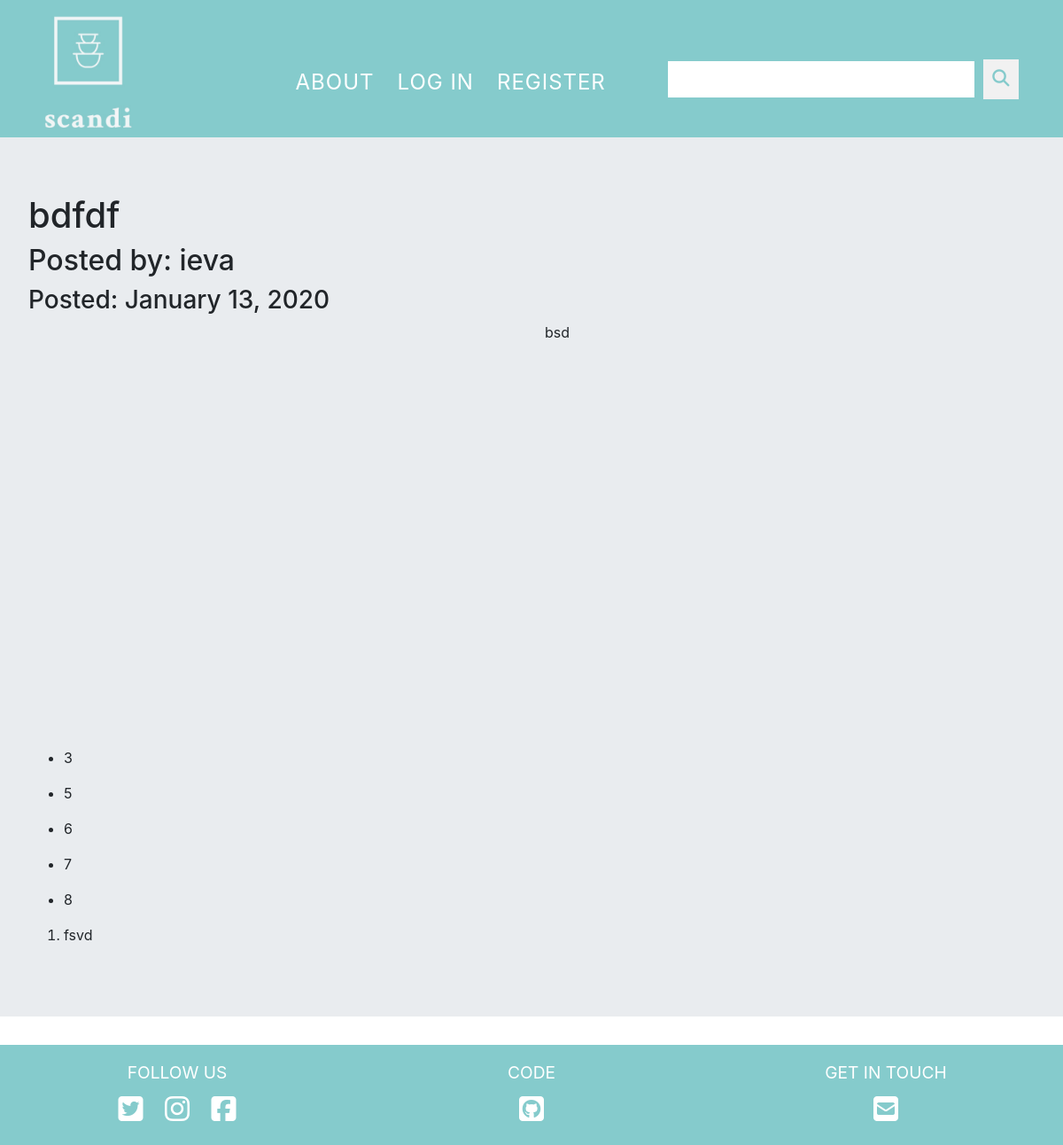
/7, run on the app's committed database.
### scandiKitchen/models.py (models this page shows, shortened)
class Recipe(db.Model):
    users = db.relationship(User)
    id = db.Column(db.Integer,primary_key=True)
    user_id = db.Column(db.Integer,db.ForeignKey('users.id'),nullable=False)
    date = db.Column(db.DateTime,nullable=False,default=datetime.utcnow)
    title = db.Column(db.String(100),nullable=False)
    text = db.Column(db.Text,nullable=False)
    cook_method = db.Column(db.Text,nullable=True)
    ingredients = db.Column(db.Text,nullable=True)
    recipe_image = db.Column(db.String(100),nullable=True)

class User(db.Model,UserMixin):
    __tablename__ = 'users'
    id = db.Column(db.Integer,primary_key=True)
    profile_image = db.Column(db.String(64),nullable=False,default='default_profile.png')
    email = db.Column(db.String(64),unique=True,index=True)
    username = db.Column(db.String(64),unique=True,index=True)
    password_hash = db.Column(db.String(128))
    posts = db.relationship('Recipe',backref='author',lazy=True)

### scandiKitchen/users/views.py (the view)
@users.route('/<username>')
def user_posts(username):
    page = request.args.get('page',1,type=int)
    user = User.query.filter_by(username=username).first_or_404()
    recipes = Recipe.query.filter_by(author=user).order_by(Recipe.date.desc()).paginate(page=page,per_page=5)
    return render_template('user_recipes.html',recipes=recipes,user=user)

### scandiKitchen/recipes/views.py (called while the page is built)
@recipes.route('/<int:recipe_id>')
def recipe(recipe_id):
    recipe = Recipe.query.get_or_404(recipe_id)
    return render_template('recipe.html',title=recipe.title,date=recipe.date,post=recipe)

### scandiKitchen/templates/recipe.html (shortened to what this page needs)
{% extends "base.html" %}
{% block content %}
<div class="jumbotron">
  <h1>{{post.title}}</h1>
  <h2>Posted by: {{post.author.username}}</h2>
  <h3>Posted: {{post.date.strftime('%B %d, %Y')}}</h3>
  <div class="container-fluid">
    <div class="row">
      <div class="col-6">
        <div class="recipeImage-wrapper">
        </div>
      </div>
      <div class="col-6">
        <div class="recipeText-wrapper">
          <p>{{post.text}}</p>
        </div>
      </div>
    </div>
    <div class="row">
      <div class="col12">
        <ul>
          {% for ingredient in post.ingredients.split(",") %}
          <li><p>{{ingredient}}</p></li>
          {% endfor %}
        </ul>
      </div>
    </div>
    <div class="row">
      <div class="col12">
        <ol>
          {% for step in post.cook_method.split(",") %}
          <li><p>{{step}}</p></li>
          {% endfor %}
        </ol>
      </div>
    </div>
  </div>
</div>
{% endblock %}

### scandiKitchen/static/css/main.css (style rules this page uses)
body { margin: 0; padding: 0; overflow-x: hidden; }
* { border-radius: 0!important; }
.container-fluid { padding: 0; max-width: 1500px; }

### scandiKitchen/static/css/about.css (style rules this page uses)
.row { max-width: 1500px; padding: 0; margin: 0; }

### scandiKitchen/static/css/recipe.css (style rules this page uses)
.recipeImage-wrapper { height: 30em; width: 30em; overflow: hidden; float: right; }
.recipeText-wrapper { width: 30em; height: auto; float: left; }

### data on the page
Recipe: title "bdfdf", date "January 13, 2020", text "bsd", cook_method "fsvd"
User: author.username "ieva"

### other printed values
{{ ingredient }} "3" "5" "6" "7" "8"
